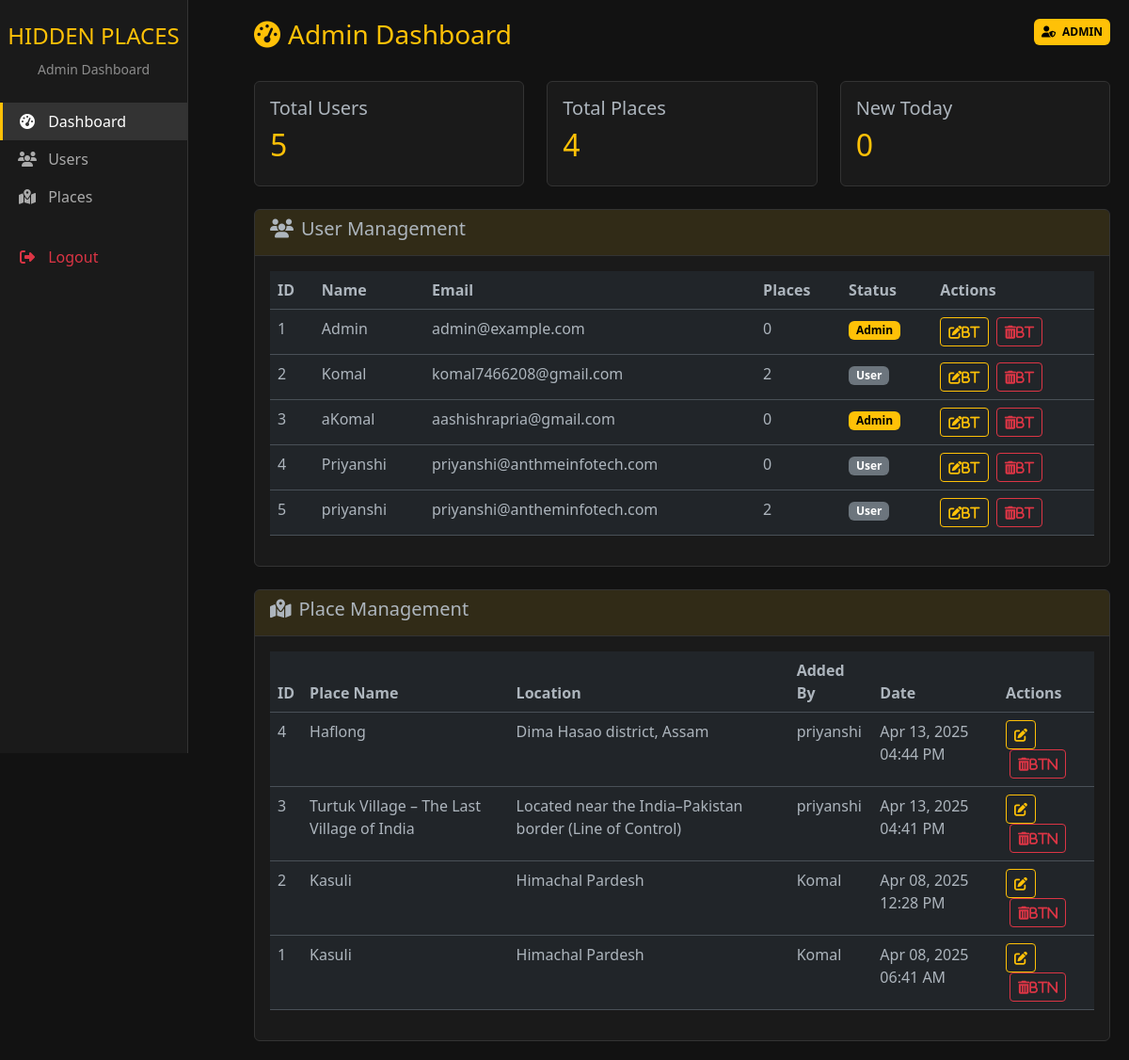
The app's page /admin/dashboard (signed in), older data.
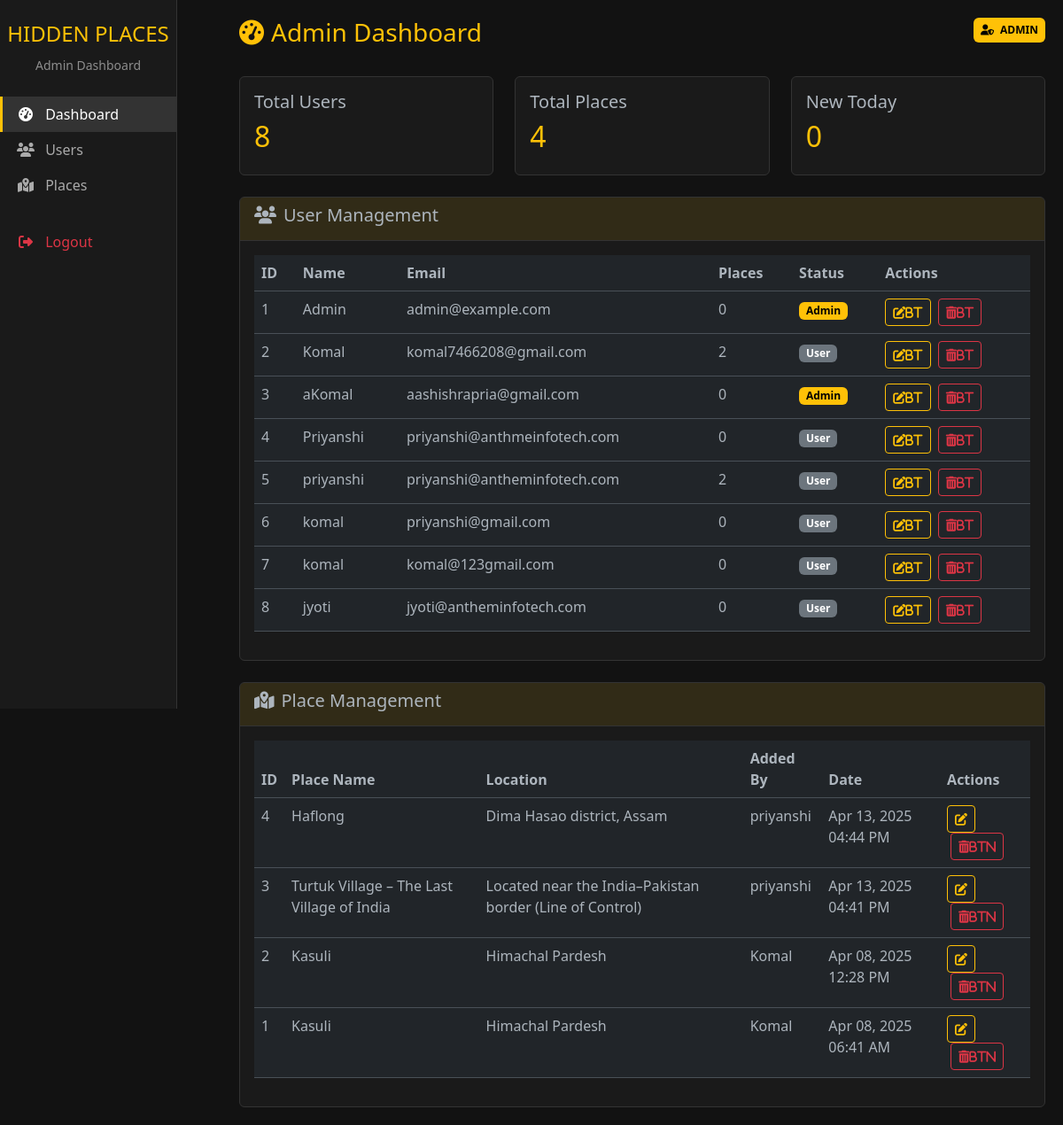
The same page, newer data.
### app.py (models this page shows)
class User(db.Model):
    id = db.Column(db.Integer, primary_key=True)
    email = db.Column(db.String(120), unique=True, nullable=False)
    first_name = db.Column(db.String(50), nullable=False)
    password = db.Column(db.String(200), nullable=False)
    is_admin = db.Column(db.Boolean, default=False)
    places = db.relationship('Place', backref='author', lazy=True)

class Place(db.Model):
    id = db.Column(db.Integer, primary_key=True)
    name = db.Column(db.String(100), nullable=False)
    location = db.Column(db.String(100), nullable=False)
    description = db.Column(db.Text, nullable=False)
    image = db.Column(db.String(100), nullable=False)
    best_time = db.Column(db.String(50))
    timestamp = db.Column(db.DateTime, default=datetime.utcnow)
    user_id = db.Column(db.Integer, db.ForeignKey('user.id'), nullable=False)

### app.py (the view)
@app.route('/admin/dashboard')
def admin_dashboard():
    if not session.get('is_admin'):
        flash("Admin access required", "danger")
        return redirect(url_for('login'))
    all_users = User.query.order_by(User.id).all()
    all_places = Place.query.order_by(Place.timestamp.desc()).all()
    today = datetime.utcnow().date()
    today_places = Place.query.filter(
        db.func.date(Place.timestamp) == today
    ).count()
    return render_template("admin_dashboard.html",
                         users=all_users,
                         places=all_places,
                         today_places=today_places)

### app.py (called while the page is built)
@app.template_filter('datetimeformat')
def datetimeformat(value, format='%b %d, %Y %I:%M %p'):
    return value.strftime(format)

@app.before_request
def check_admin_access():
    if request.path.startswith('/admin') and not request.endpoint == 'admin_login':
        if not session.get('is_admin'):
            flash("Admin access required", "danger")
            return redirect(url_for('login'))

### templates/admin_dashboard.html (shortened to what this page needs)
<!DOCTYPE html>
<html lang="en" data-bs-theme="dark">
<head>
    <link href="https://cdn.jsdelivr.net/npm/bootstrap@5.3.0/dist/css/bootstrap.min.css" rel="stylesheet">
    <link rel="stylesheet" href="https://cdnjs.cloudflare.com/ajax/libs/font-awesome/6.4.0/css/all.min.css">
</head>
<body>
    <div class="sidebar col-md-3 col-lg-2 d-md-block">
        <div class="text-center py-4">
            <h4 class="text-warning">HIDDEN PLACES</h4>
            <small class="text-white-50">Admin Dashboard</small>
        </div>
        <ul class="nav flex-column">
            <li class="nav-item">
                <a class="nav-link active" href="#">
                    <i class="fas fa-tachometer-alt"></i> Dashboard
                </a>
            </li>
            <li class="nav-item">
                <a class="nav-link" href="#users">
                    <i class="fas fa-users"></i> Users
                </a>
            </li>
            <li class="nav-item">
                <a class="nav-link" href="#places">
                    <i class="fas fa-map-marked-alt"></i> Places
                </a>
            </li>
            <li class="nav-item mt-4">
                <a class="nav-link text-danger" href="{{ url_for('logout') }}">
                    <i class="fas fa-sign-out-alt"></i> Logout
                </a>
            </li>
        </ul>
    </div>
    <div class="main-content">
        <div class="d-flex justify-content-between mb-4">
            <h3 class="text-warning">
                <i class="fas fa-tachometer-alt me-2"></i>Admin Dashboard
            </h3>
            <div class="text-end">
                <span class="badge badge-admin p-2">
                    <i class="fas fa-user-shield me-1"></i> ADMIN
                </span>
            </div>
        </div>
        <div class="row mb-4">
            <div class="col-md-4">
                <div class="card">
                    <div class="card-body">
                        <h5 class="card-title">Total Users</h5>
                        <h2 class="text-warning">{{ users|length }}</h2>
                    </div>
                </div>
            </div>
            <div class="col-md-4">
                <div class="card">
                    <div class="card-body">
                        <h5 class="card-title">Total Places</h5>
                        <h2 class="text-warning">{{ places|length }}</h2>
                    </div>
                </div>
            </div>
            <div class="col-md-4">
                <div class="card">
                    <div class="card-body">
                        <h5 class="card-title">New Today</h5>
                        <h2 class="text-warning">{{ today_places }}</h2>
                    </div>
                </div>
            </div>
        </div>
        <div class="card mb-4" id="users">
            <div class="card-header">
                <h5><i class="fas fa-users me-2"></i>User Management</h5>
            </div>
            <div class="card-body">
                <div class="table-responsive">
                    <table class="table table-hover">
                        <thead>
                            <tr>
                                <th>ID</th>
                                <th>Name</th>
                                <th>Email</th>
                                <th>Places</th>
                                <th>Status</th>
                                <th>Actions</th>
                            </tr>
                        </thead>
                        <tbody>
                            {% for user in users %}
                            <tr>
                                <td>{{ user.id }}</td>
                                <td>{{ user.first_name }}</td>
                                <td>{{ user.email }}</td>
                                <td>{{ user.places|length }}</td>
                                <td>
                                    {% if user.is_admin %}
                                        <span class="badge badge-admin">Admin</span>
                                    {% else %}
                                        <span class="badge bg-secondary">User</span>
                                    {% endif %}
                                </td>
                                <td>
                                    <button class="btn btn-sm btn-outline-warning">
                                        <i class="fas fa-edit">bt</i>
                                    </button>
                                    <button class="btn btn-sm btn-outline-danger ms-1">
                                        <i class="fas fa-trash-alt">bt</i>
                                    </button>
                                </td>
                            </tr>
                            {% endfor %}
                        </tbody>
                    </table>
                </div>
            </div>
        </div>
        <div class="card" id="places">
            <div class="card-header">
                <h5><i class="fas fa-map-marked-alt me-2"></i>Place Management</h5>
            </div>
            <div class="card-body">
                <div class="table-responsive">
                    <table class="table table-hover">
                        <thead>
                            <tr>
                                <th>ID</th>
                                <th>Place Name</th>
                                <th>Location</th>
                                <th>Added By</th>
                                <th>Date</th>
                                <th>Actions</th>
                            </tr>
                        </thead>
                        <tbody>
                            {% for place in places %}
                            <tr>
                                <td>{{ place.id }}</td>
                                <td>{{ place.name }}</td>
                                <td>{{ place.location }}</td>
                                <td>{{ place.author.first_name }}</td>
                                <td>{{ place.timestamp|datetimeformat }}</td>
                                <td>
                                    <a href="{{ url_for('edit_place', place_id=place.id) }}"
                                       class="btn btn-sm btn-outline-warning">
                                        <i class="fas fa-edit"></i>
                                    </a>
                                    <form action="{{ url_for('delete_place', place_id=place.id) }}"
                                          method="POST" style="display:inline;">
                                        <button type="submit" class="btn btn-sm btn-outline-danger ms-1">
                                            <i class="fas fa-trash-alt">btn</i>
                                        </button>
                                    </form>
                                </td>
                            </tr>
                            {% endfor %}
                        </tbody>
                    </table>
                </div>
            </div>
        </div>
    </div>
</body>
</html>

### templates/admin_dashboard.html (style rules this page uses)
:root { --dark-bg: #1a1a1a; --darker-bg: #121212; --yellow-accent: #ffc107; }
body { background: var(--darker-bg); color: #e0e0e0; }
.sidebar { background: var(--dark-bg); border-right: 1px solid #333; height: 100vh; position: fixed; }
.nav-link { color: #aaa; border-left: 3px solid transparent; }
.nav-link:hover, .nav-link.active { color: white; background: #333; border-left: 3px solid var(--yellow-accent); }
.nav-link i { width: 20px; text-align: center; margin-right: 8px; }
.card { background: var(--dark-bg); border: 1px solid #333; }
.card-header { border-bottom: 1px solid #333; background: rgba(255, 193, 7, 0.1); }
.table { color: #e0e0e0; }
.badge-admin { background: var(--yellow-accent); color: #000; }
.main-content { margin-left: 250px; padding: 20px; }

Row changes from the older to the newer data that the page shows:
added User: id "6", first_name "komal", email "priyanshi@gmail.com", places|length "0", is_admin "User"
added User: id "7", first_name "komal", email "komal@123gmail.com", places|length "0", is_admin "User"
added User: id "8", first_name "jyoti", email "jyoti@antheminfotech.com", places|length "0", is_admin "User"
Text that changed along with them:
{{ users|length }}: "5" → "8"
